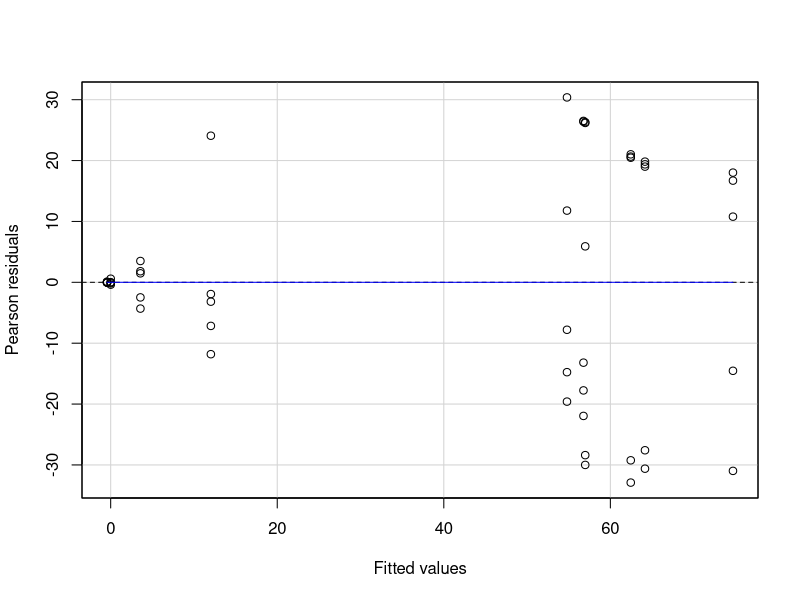

The R script that drew this image: (Note: this script raises an error after producing the figure.)
# Soil Leachates Data Analysis
library(tidyverse)
library(car)
library(emmeans)
library(ggplot2)

# Setting the working directory
setwd("C:/Users/90958427/OneDrive - Western Sydney University/Niraj Pot Experiment/Modified Data File")

# Read the CSV file
Leachates_data <- read.csv("Nutrients_Lechatesdata_exp1_final.csv")

# Check the first few rows to understand the structure
head(Leachates_data)
colnames(Leachates_data)
# Clean the data by removing rows with NA values in the relevant columns
Leachates_data_clean <- Leachates_data %>%
  filter(!is.na(NH4_Lechates_Before_2nd_fertilization..mg.N.L.) &
           !is.na(NO3_Lechates_Before_2nd_fertilization..mg.N.L.) &
           !is.na(PO4_Lechates_Before_2nd_fertilization..mg.N.L.))

# Ensure Dose and Plant.type have at least two levels
if(length(unique(Leachates_data_clean$Dose)) < 2 || length(unique(Leachates_data_clean$Plant.type)) < 2) {
  stop("Either 'Dose' or 'Plant.type' has fewer than two levels. Cannot fit the model.")
}

### NH4 Analysis ###

# Fit the model for NH4 Before 2nd Fertilization
m1_NH4_2nd <- lm(NH4_Lechates_Before_2nd_fertilization..mg.N.L. ~ Dose * Plant.type, data = Leachates_data_clean)

# Summary of the model
summary(m1_NH4_2nd)

# Residual and Q-Q plots to check assumptions
residualPlot(m1_NH4_2nd)
qqPlot(m1_NH4_2nd)

# ANOVA to check significance
Anova(m1_NH4_2nd, type = "II")

# Visualize NH4 in Leachates before the 2nd fertilization
ggplot(Leachates_data_clean, aes(x = Dose, y = NH4_Lechates_Before_2nd_fertilization..mg.N.L., colour = Dose)) + 
  geom_boxplot() + 
  facet_wrap(~Plant.type) +
  labs(title = "NH4 in Leachates Before 2nd Fertilization by Dose and Plant Type", x = "Dose", y = "NH4 (mg N/L)")

### NO3 Analysis ###

# Fit the model for NO3 Before 2nd Fertilization
m1_NO3_2nd <- lm(NO3_Lechates_Before_2nd_fertilization..mg.N.L. ~ Dose * Plant.type, data = Leachates_data_clean)

# Summary of the model
summary(m1_NO3_2nd)

# Residual and Q-Q plots to check assumptions
residualPlot(m1_NO3_2nd)
qqPlot(m1_NO3_2nd)

# ANOVA to check significance
Anova(m1_NO3_2nd, type = "II")

# Visualize NO3 in Leachates before the 2nd fertilization
ggplot(Leachates_data_clean, aes(x = Dose, y = NO3_Lechates_Before_2nd_fertilization..mg.N.L., colour = Dose)) + 
  geom_boxplot() + 
  facet_wrap(~Plant.type) +
  labs(title = "NO3 in Leachates Before 2nd Fertilization by Dose and Plant Type", x = "Dose", y = "NO3 (mg N/L)")

### PO4 Analysis ###

# Fit the model for PO4 Before 2nd Fertilization
m1_PO4_2nd <- lm(PO4_Lechates_Before_2nd_fertilization..mg.N.L. ~ Dose * Plant.type, data = Leachates_data_clean)

# Summary of the model
summary(m1_PO4_2nd)

# Residual and Q-Q plots to check assumptions
residualPlot(m1_PO4_2nd)
qqPlot(m1_PO4_2nd)

# ANOVA to check significance
Anova(m1_PO4_2nd, type = "II")

# Visualize PO4 in Leachates before the 2nd fertilization
ggplot(Leachates_data_clean, aes(x = Dose, y = PO4_Lechates_Before_2nd_fertilization..mg.N.L., colour = Dose)) + 
  geom_boxplot() + 
  facet_wrap(~Plant.type) +
  labs(title = "PO4 in Leachates Before 2nd Fertilization by Dose and Plant Type", x = "Dose", y = "PO4 (mg N/L)")

### Summary ###

# Each of these sections compares the concentration of NH4, NO3, and PO4 in leachates before the second fertilization across different doses and plant types.
# The residual and Q-Q plots check the assumptions of the models, and the ANOVA tests the significance of the effects.


# Function to perform pairwise comparison and visualize
perform_analysis <- function(response_var, title, y_label) {
  # Fit the model
  model <- lm(as.formula(paste(response_var, "~ Dose * Plant.type")), data = Leachates_data_clean)
  
  # Perform pairwise comparison using emmeans
  pairwise_comparisons <- emmeans(model, pairwise ~ Dose | Plant.type)
  
  # Display the pairwise comparison results
  print(summary(pairwise_comparisons))
  
  # Visualize the pairwise comparisons
  plot <- ggplot(Leachates_data_clean, aes_string(x = "Dose", y = response_var, fill = "Dose")) +
    geom_boxplot() +
    facet_wrap(~ Plant.type) +
    labs(title = title, x = "Dose", y = y_label) +
    theme_minimal() +
    theme(axis.text.x = element_text(angle = 45, hjust = 1), legend.position = "bottom")
  
  return(plot)
}

# Visualize NH4, NO3, and PO4 together in one grid
p1 <- perform_analysis("NH4_Lechates_Before_2nd_fertilization..mg.N.L.", 
                       "NH4 in Leachates Before 2nd Fertilization by Dose and Plant Type", 
                       "NH4 (mg N/L)")

p2 <- perform_analysis("NO3_Lechates_Before_2nd_fertilization..mg.N.L.", 
                       "NO3 in Leachates Before 2nd Fertilization by Dose and Plant Type", 
                       "NO3 (mg N/L)")

p3 <- perform_analysis("PO4_Lechates_Before_2nd_fertilization..mg.N.L.", 
                       "PO4 in Leachates Before 2nd Fertilization by Dose and Plant Type", 
                       "PO4 (mg N/L)")

# Arrange the plots in one grid
grid.arrange(p1, p2, p3, nrow = 3)
